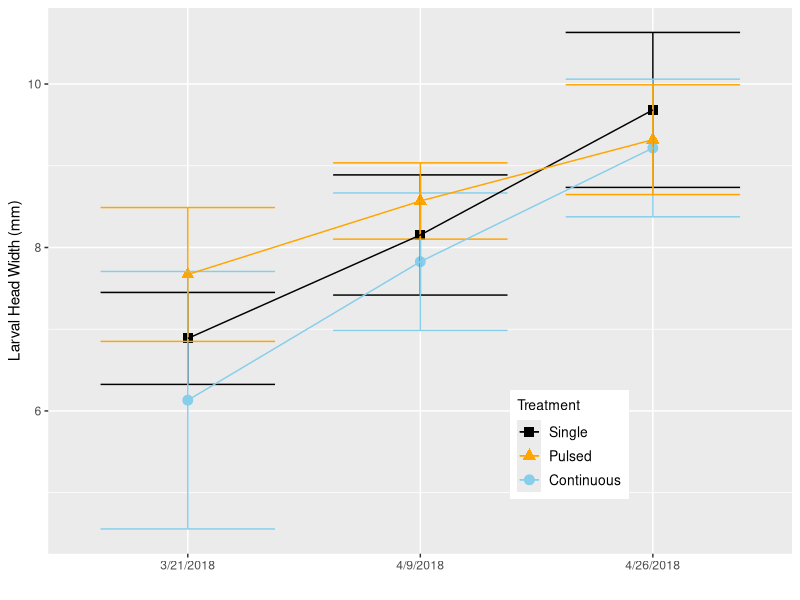
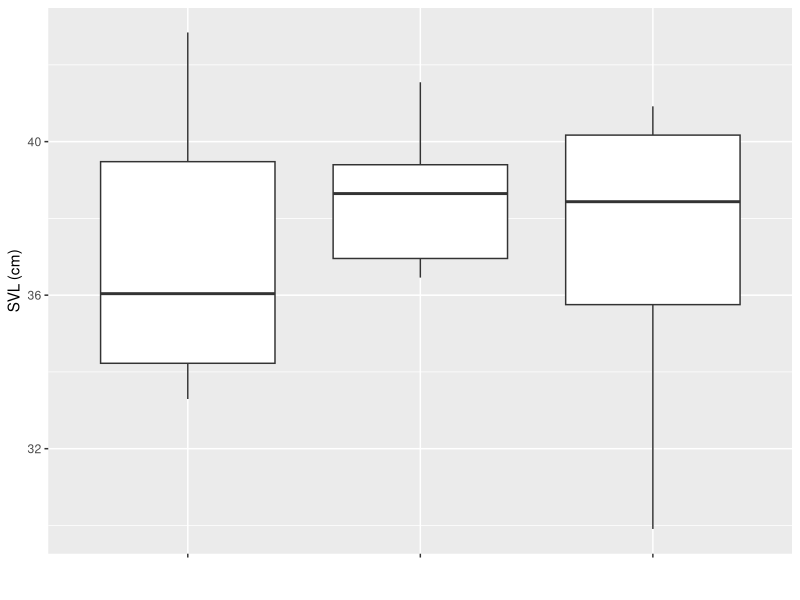
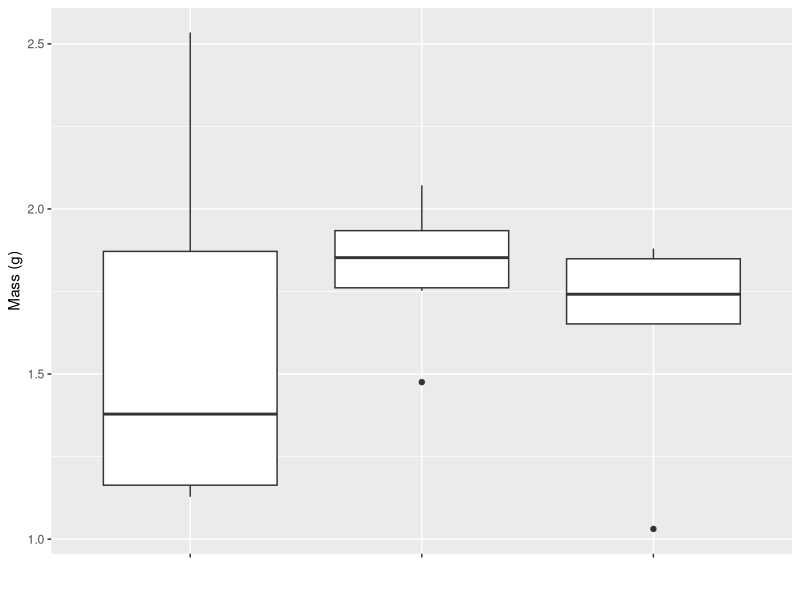
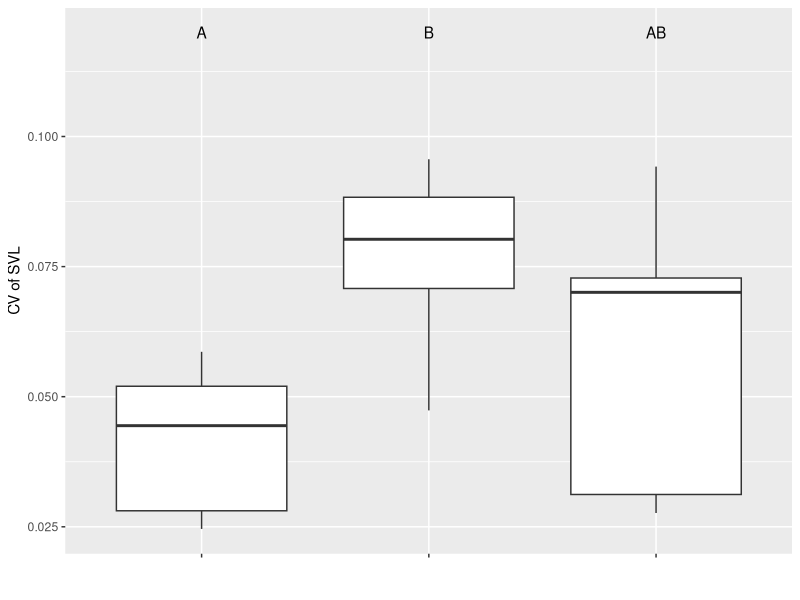
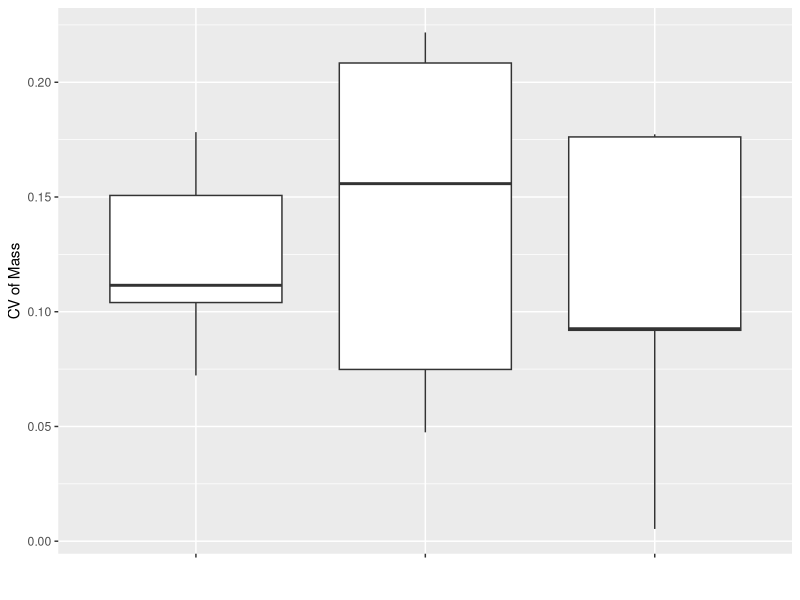
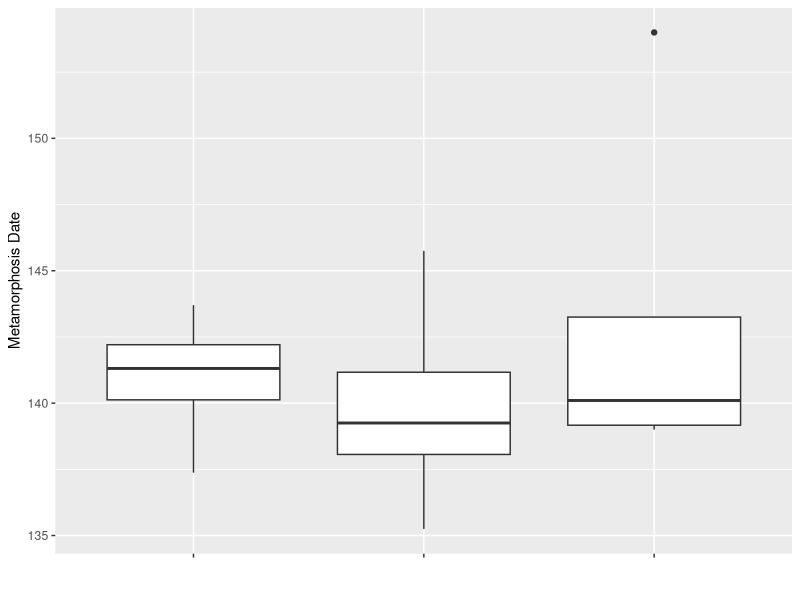
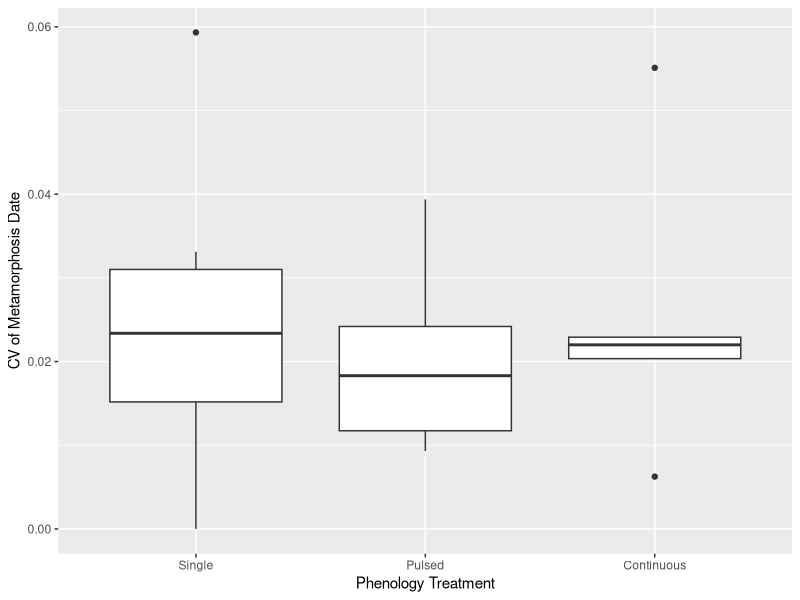
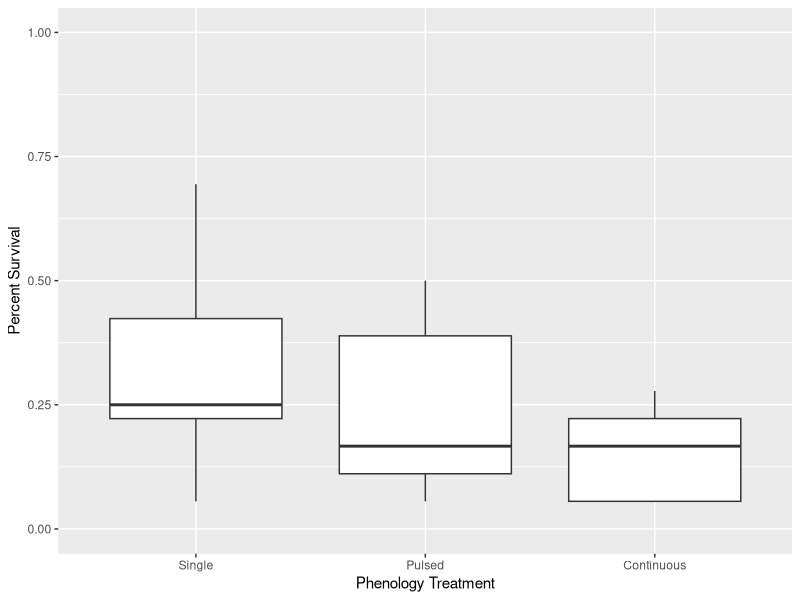

These figures' R source, in order: (Note: this script raises an error after producing the figures.)
###Phenological Variation in Ringed Salamanders###

#set working directory
setwd("C:/Users/Tom/Documents/GitRepos/AnnulatumPhenologicalVariation/")

#clear workspace
rm(list=ls())

#load necessary packages
library(dplyr)
library(tidyr)
library(ggplot2)
library(car)
library(vegan)
library(cowplot)
library(nlme)
library(emmeans)
library(lme4)

#Make function to change dates
extrdate<-function(dat,name){
  dat$Year<-as.numeric(format(as.Date(as.character(dat[,name]),"%m/%d/%Y"),"%Y"))
  dat$Month<-as.numeric(format(as.Date(as.character(dat[,name]),"%m/%d/%Y"),"%m"))
  dat$Day<-as.numeric(format(as.Date(as.character(dat[,name]),"%m/%d/%Y"),"%d"))
  dat$Jdate<-as.numeric(format(as.Date(as.character(dat[,name]),"%m/%d/%Y"),"%j"))
  return(dat)
}

#load data
meta_size<-read.csv("Data/metamorph_size.csv",na.strings = c("-"))
larv_size <- read.csv("Data/larval_size.csv")
tank_key<-read.csv("Data/tank_key.csv",na.strings = c("-"))
larv_surv<-read.csv("Data/larval_survival.csv",na.strings = c("-"))
chla<-read.csv("Data/chla.csv")
zoop<-read.csv("Data/zooplankton.csv")

#Combine and extract relevant
meta_size<-merge(meta_size,tank_key,all=T,by="Tank")
larv_surv<-merge(larv_surv,tank_key,by="Tank")
chla<-merge(chla,tank_key,by.x="Sample",by.y="Tank")

#extract month, day, year information and add Julian date column
meta_size<-extrdate(meta_size,name="Date")
larv_size<-extrdate(larv_size,name="Date")
larv_surv<-extrdate(larv_surv,name="Date")
chla<-extrdate(chla,name="DateCollected")
zoop<-extrdate(zoop,name="Date_Sampled")

#Attach larval counts at end of experiment to rest of data to calculate survival
meta_size<-bind_rows(meta_size,larv_surv)

#Calculate quantity of metamorphs 
meta_size$Quantity<-ifelse(is.na(meta_size$Quantity),1,meta_size$Quantity)

# Annulatum Larval Results ------------------------------------------------

#Take the average, sd and cv of each tank for larval size
larvdat<-larv_size%>%
  group_by(Tank,Treatment,Jdate,Date)%>%
  summarise(meanHW=mean(HW,na.rm=T),sdHW=sd(HW,na.rm=T),cvHW=sdHW/meanHW)

#take the treatment average, sd of each quantity above to plot means +/- SD
larv_plotdat<-larvdat%>%
  group_by(Treatment,Jdate,Date)%>%
  summarise(mean_mean=mean(meanHW,na.rm=T),mean_sd=mean(sdHW,na.rm=T),mean_cv=mean(cvHW,na.rm=T),
            sd_mean=sd(meanHW,na.rm=T),sd_sd=sd(sdHW,na.rm=T),sd_cv=sd(cvHW,na.rm=T))

#generate error bars for both mean and CV of head width
lim.mean<-aes(ymax=larv_plotdat$mean_mean+larv_plotdat$sd_mean,ymin=larv_plotdat$mean_mean-larv_plotdat$sd_mean)
lim.cv<-aes(ymax=larv_plotdat$mean_cv+larv_plotdat$sd_cv,ymin=larv_plotdat$mean_cv-larv_plotdat$sd_cv)

#Plot mean larval head width
mean.pl<-ggplot(larv_plotdat,aes(Date,mean_mean,shape=Treatment,group=Treatment,color=Treatment,shape=Treatment))+
  geom_point(size=3)+geom_errorbar(lim.mean,width=0.75)+
  geom_line()+labs(y="Larval Head Width (mm)",x="")+
  scale_x_discrete(limits=c("3/21/2018","4/9/2018","4/26/2018"))+
  scale_color_manual(values=c("black","orange","skyblue"),breaks=c("one_date","three_dates","six_dates"),labels=c("Single","Pulsed","Continuous"))+
  theme(legend.position=c(0.7,0.2),legend.text=element_text(size=10),legend.title=element_text(size=10))+
  scale_shape_manual(values=c(15,17,19),breaks=c("one_date","three_dates","six_dates"),labels=c("Single","Pulsed","Continuous"))
mean.pl

#Plot CV of larval head width
cv.pl<-ggplot(larv_plotdat,aes(Date,mean_cv,shape=Treatment,group=Treatment,color=Treatment))+
  geom_point(size=3)+
  geom_errorbar(lim.cv,width=0.75)+
  geom_line()+
  scale_x_discrete(limits=c("3/21/2018","4/9/2018","4/26/2018"))+
  labs(y="CV of Larval HW",x="Julian Date")+
  theme(legend.position = "none")+
  scale_color_manual(values=c("black","orange","skyblue"))+
  scale_shape_manual(values=c(15,17,19),breaks=c("one_date","three_dates","six_dates"),labels=c("Single","Pulsed","Continuous"))

#save plot as .tiff file
tiff("Results/Fig1.tiff",height=7,width=3.5,units="in",res=600,compression=c("lzw"))
plot_grid(mean.pl,cv.pl,ncol=1,labels=c("A","B"),align="hv")
dev.off()

#Analyze Growth Rates
growthmod<-lme(meanHW~Treatment*Jdate,random=~Jdate|Tank,data=larvdat,na.action=na.omit)
summary(growthmod)
Anova(growthmod,type =3, test.statistic="F")

cvmod<-lme(cvHW~Treatment+Jdate,random=~Jdate|Tank,data=larvdat,na.action=na.omit)
summary(cvmod)
Anova(cvmod,test.statistic="F")


# Annulatum Metamorph Results ---------------------------------------------

#Aggregate annulatum metamorphosis data
aman_dat<-meta_size%>%
  filter(Species=="AMAN",Treatment!="Control")%>%
  group_by(Treatment,Tank)%>%
  summarise(SVL_mean=mean(SVL*10,na.rm=T),Mass_mean=mean(Mass,na.rm=T),Day_mean=mean(Jdate,na.rm=T),
            SVL_sd=sd(SVL*10,na.rm=T),Mass_sd=sd(Mass,na.rm=T),Day_sd=sd(Jdate,na.rm=T),
            SVL_cv=SVL_sd/SVL_mean,Mass_cv=Mass_sd/Mass_mean,Day_cv=Day_sd/Day_mean,
            Quantity=sum(Quantity,na.rm=T))%>%
  complete(Tank)
aman_dat$Quantity<-ifelse(is.na(aman_dat$Quantity),0,aman_dat$Quantity)

#plot annulatum data by treatment
aa.svl.pl<-ggplot(aman_dat,aes(Treatment,SVL_mean))+
  geom_boxplot()+labs(y="SVL (cm)",x="")+
  scale_x_discrete(labels=c("","",""));aa.svl.pl
aa.mass.pl<-ggplot(aman_dat,aes(Treatment,Mass_mean))+
  geom_boxplot()+
  labs(y="Mass (g)",x="")+
  scale_x_discrete(labels=c("","",""));aa.mass.pl
aa.svlcv.pl<-ggplot(aman_dat,aes(Treatment,SVL_cv))+
  geom_boxplot()+
  labs(y="CV of SVL",x="")+
  scale_x_discrete(labels=c("","",""))+
  annotate(geom="text",x=c(1,2,3),y=0.12,label=c("A","B","AB"));aa.svlcv.pl
aa.masscv.pl<-ggplot(aman_dat,aes(Treatment,Mass_cv))+
  geom_boxplot()+
  labs(y="CV of Mass",x="")+
  scale_x_discrete(labels=c("","",""));aa.masscv.pl
aa.day.pl<-ggplot(aman_dat,aes(Treatment,Day_mean))+
  geom_boxplot()+
  labs(y="Metamorphosis Date",x="")+
  scale_x_discrete(labels=c("","",""));aa.day.pl
aa.daycv.pl<-ggplot(aman_dat,aes(Treatment,Day_cv))+
  geom_boxplot()+
  labs(y="CV of Metamorphosis Date",x="Phenology Treatment")+
  scale_x_discrete(labels=c("Single","Pulsed","Continuous"));aa.daycv.pl
aa.surv.pl<-ggplot(aman_dat,aes(Treatment,Quantity/36))+
  geom_boxplot()+lims(y=c(0,1))+
  labs(y="Percent Survival",x="Phenology Treatment")+
  scale_x_discrete(labels=c("Single","Pulsed","Continuous"));aa.surv.pl

#save plot as .tiff file
tiff("Results/Fig2.tiff",res=600,height=10.5,width=7,units="in",compression=c("lzw"))
plot_grid(aa.svl.pl,aa.svlcv.pl,aa.mass.pl,aa.masscv.pl,aa.day.pl,aa.daycv.pl,aa.surv.pl,
          ncol=2,align="hv",labels=LETTERS[1:7])
dev.off()

#Annulatum analysis
svl.mod<-lm(SVL_mean~Treatment,data=aman_dat)
svlcv.mod<-lm(SVL_cv~Treatment,data=aman_dat)
mass.mod<-lm(Mass_mean~Treatment,data=aman_dat)
masscv.mod<-lm(Mass_cv~Treatment,data=aman_dat)
day.mod<-lm(Day_mean~Treatment,data=aman_dat)
daycv.mod<-lm(Day_cv~Treatment,data=aman_dat)
surv.mod<-glmer(cbind(Quantity,36-Quantity)~Treatment+(1|Tank),data=aman_dat,binomial)
Anova(svl.mod)
Anova(svlcv.mod)
Anova(mass.mod)
Anova(masscv.mod)
Anova(day.mod)
Anova(daycv.mod)
Anova(surv.mod)
summary(svl.mod)
summary(svlcv.mod)
summary(mass.mod)
summary(masscv.mod)
summary(day.mod)
summary(daycv.mod)
summary(surv.mod)

# Prey Results ------------------------------------------------------------

#Calculate prey survival and diversity
surv_wide<-meta_size%>%
  filter(Treatment!="Control")%>%
  group_by(Tank,Species)%>%
  summarise(Quantity=sum(Quantity,na.rm=T))%>%
  spread(key=Species,value = Quantity,fill = "0")
surv_wide<-sapply(as.data.frame(surv_wide),as.numeric)
AMSP<-surv_wide[,"AMMA"]+surv_wide[,"AMTE"]
surv_wide<-as.data.frame(cbind(surv_wide,AMSP))
surv_wide$Diversity<-diversity(surv_wide[,c("BUAM","PSFE","RASP","HYLA","AMSP")])
surv_wide$Richness<-apply(surv_wide[,c("BUAM","PSFE","RASP","HYLA","AMSP")],1,function(x){sum(x>0)})

#merge with larval and metamorph annulatum data
all_wide<-merge(surv_wide,tank_key,by="Tank")
all_wide<-merge(all_wide,aman_dat[,c('Tank','Treatment','SVL_mean','Day_mean')],by=c("Tank","Treatment"),all=T)
all_wide<-merge(all_wide,larvdat[larvdat$Jdate==80,c("Tank","meanHW")],by="Tank",all=T)

#calculate survival
all_wide$TotalSurvival<-rowSums(all_wide[,c("AMSP","BUAM","PSFE","HYLA","RASP")],na.rm=T)
all_wide$TotalInitial<-rowSums(all_wide[,c("InitialAMMA","InitialBUAM","InitialPSFE","InitialHYLA","InitialRASP")],na.rm=T)
all_wide$PercentSurvival<-all_wide$TotalSurvival/all_wide$TotalInitial

#Analyze total survival of amphiban prey
totsurv.mod<-glmer(cbind(TotalSurvival,TotalInitial-TotalSurvival)~Treatment*meanHW+AMAN+(1|Tank),data=all_wide,family=binomial)
Anova(totsurv.mod)
pairs(emmeans::emmeans(totsurv.mod,specs="Treatment"))

#re-run model ignoring potential outlier HW value
summary(update(totsurv.mod,subset=c(meanHW>5)))
Anova(update(totsurv.mod,subset=c(meanHW>5)))

#Analyze survival and diversity with predator size
div.size<-lm(Diversity~Treatment+meanHW,data=all_wide)
Anova(div.size)
summary(div.size)

#re-run model ignoring potential outlier HW value
summary(update(div.size,subset=c(meanHW>5)))

#Plot overall survival and diversity relationships
surv.trt.pl<-ggplot(all_wide,aes(Treatment,PercentSurvival))+
  geom_boxplot()+
  labs(y="Total Prey Percent Survival",x="")+
  scale_x_discrete(labels=c("Single","Pulsed","Continuous"),breaks=c("1 date","3 dates","6 dates"))+
  theme(axis.text.x=element_text(size=11))
surv.hw.pl<-ggplot(all_wide,aes(meanHW,PercentSurvival,group=Treatment))+
  geom_smooth(method = "glm", method.args = list(family = "binomial"),aes(color=Treatment),size=2,se=F)+
  geom_point(aes(shape=Treatment,color=Treatment),size=3)+
  labs(x="Mean Larval HW (mm)",y="")+
  scale_shape_manual(name="Treatment",label=c("Single","Pulsed","Continuous"),values=c(15,17,19))+
  scale_color_manual(name="Treatment",label=c("Single","Pulsed","Continuous"),values=c("black","orange","skyblue"))+
  theme(legend.position=c(0.7,0.8),legend.text=element_text(size=10),legend.title=element_text(size=10))
surv.aman.pl<-ggplot(all_wide,aes(AMAN,PercentSurvival))+
  geom_point(aes(shape=Treatment,color=Treatment),size=3)+
  geom_smooth(method = "glm", method.args = list(family = "binomial"),color="black",size=2,se=F)+
  labs(x=expression("Number of "~italic(A.~annulatum)),y="")+
  scale_shape_manual(name="Treatment",label=c("Single","Pulsed","Continuous"),values=c(15,17,19))+
  scale_color_manual(values=c("black","orange","skyblue"),name="Treatment",label=c("Low","Medium","High"))+
  theme(legend.position="none")
div.trt.pl<-ggplot(all_wide,aes(Treatment,Diversity))+
  geom_boxplot()+
  labs(y="Shannon Diversity",x="Treatment")+
  scale_x_discrete(labels=c("Single","Pulsed","Continuous"),breaks=c("1 date","3 dates","6 dates"))+
  lims(y=c(0,1.5))+
  theme(axis.text.x=element_text(size=11))
div.hw.pl<-ggplot(all_wide,aes(meanHW,Diversity))+
  geom_point(aes(shape=Treatment,color=Treatment),size=3)+
  geom_smooth(method = "lm",color="black",size=2,se=F)+
  scale_shape_manual(values=c(15,17,19))+
  scale_color_manual(values=c("black","orange","skyblue"))+
  labs(x="Mean Larval HW (mm)",y="")+
  lims(y=c(0,1.5))+theme(legend.position="none")

#generate survival summary data for each species for plotting
surv_dat<-all_wide%>%
  mutate(PerSurv_BUAM=BUAM/InitialBUAM,
         PerSurv_PSFE=PSFE/InitialPSFE,
         PerSurv_HYLA=HYLA/InitialHYLA,
         PerSurv_RASP=RASP/InitialRASP,
         PerSurv_AMSP=AMSP/InitialAMMA)%>%
  dplyr::select(Tank,Treatment,PerSurv_BUAM:PerSurv_AMSP)%>%
  gather(Species,Survival,PerSurv_BUAM:PerSurv_AMSP)

#generate color palette
cbbPalette <- c("#E69F00", "#56B4E9", "#009E73", "#F0E442", "#0072B2")
preysurv<-ggplot(surv_dat,aes(Treatment,Survival,fill=Species))+
  geom_boxplot()+
  labs(y="Percent Survival",x="Treatment")+
  lims(y=c(0,0.75))+
  scale_fill_manual(values=cbbPalette,name="",labels=c("AMSP","ANAM","HYLA","PSFE","RASP"))+
  theme(axis.text.x=element_text(size=11),legend.position = c(x=0.01,y=0.9),legend.direction = "horizontal",legend.text=element_text(size=10),legend.title=element_text(size=10))+
  scale_x_discrete(labels=c("Single","Pulsed","Continuous"),limits=c("1 date","3 dates","6 dates"))+
  guides(fill=guide_legend(nrow=2,byrow=TRUE))

#save plot as .tiff file
tiff("Results/Fig3.tiff",height=7,width=9,units="in",compression=c("lzw"),res=600)
plot_grid(surv.trt.pl,surv.hw.pl,surv.aman.pl,preysurv,div.trt.pl,div.hw.pl,
          align="hv",labels=c(LETTERS[1:6]),ncol=3,hjust=-2)
dev.off()

#Ambystoma analysis
amsp_dat<-meta_size%>% 
  filter(Species%in%c("AMMA","AMTE") & Treatment !="Control")%>%
  group_by(Treatment,Tank)%>%
  summarise(SVL_mean=mean(SVL*10,na.rm=T),Mass_mean=mean(Mass,na.rm=T),Day_mean=mean(Jdate,na.rm=T),
            SVL_sd=sd(SVL*10,na.rm=T),Mass_sd=sd(Mass,na.rm=T),Day_sd=sd(Jdate,na.rm=T),
            SVL_cv=SVL_sd/SVL_mean,Mass_cv=Mass_sd/Mass_mean,Day_cv=Day_sd/Day_mean,
            Quantity=sum(Quantity,na.rm=T))%>%
  complete(Tank)

#combine with annulatum data
amsp_dat<-merge(amsp_dat,all_wide[,c("Tank","AMAN","meanHW")],by="Tank")

#Analyze Ambystoma sp. responses
amsp.svl<-lm(SVL_mean~Treatment,data=amsp_dat)
amsp.mass<-lm(Mass_mean~Treatment,data=amsp_dat)
amsp.day<-lm(Day_mean~Treatment,data=amsp_dat)
amsp.surv<-glmer(cbind(AMSP,InitialAMMA-AMSP)~Treatment*meanHW+AMAN+(1|Tank),data=all_wide,family=binomial)
rbind(Anova(amsp.svl),Anova(amsp.mass),Anova(amsp.day))
Anova(amsp.svl)
Anova(amsp.mass)
Anova(amsp.day)
Anova(amsp.surv)

summary(amsp.svl)
summary(amsp.mass)
summary(amsp.day)
summary(amsp.surv)

#Plot Ambystoma responses in relation to phenology treatments
am.svl.pl<-ggplot(amsp_dat,aes(Treatment,SVL_mean))+
  geom_boxplot()+labs(y="SVL (cm)",x="")+
  scale_x_discrete(breaks=c("1 date","3 dates","6 dates"),labels=c("Single","Pulsed","Continuous"));am.svl.pl
am.mass.pl<-ggplot(amsp_dat,aes(Treatment,Mass_mean))+
  geom_boxplot()+
  labs(y="Mass (g)",x="")+
  scale_x_discrete(breaks=c("1 date","3 dates","6 dates"),labels=c("Single","Pulsed","Continuous"));am.mass.pl
am.day.pl<-ggplot(amsp_dat,aes(Treatment,Day_mean))+
  geom_boxplot()+
  labs(y="Date of Metamorphosis",x="")+
  scale_x_discrete(breaks=c("1 date","3 dates","6 dates"),labels=c("Single","Pulsed","Continuous"));am.day.pl
am.surv.pl<-ggplot(amsp_dat,aes(Treatment,Quantity/45))+
  geom_boxplot()+
  labs(y="Percent Survival")+
  scale_x_discrete(breaks=c("1 date","3 dates","6 dates"),labels=c("Single","Pulsed","Continuous"));am.surv.pl

#save plot as .tiff file
tiff("Results/FigA1.tiff",res=600,height=7,width=7,units="in",compression=c("lzw"))
plot_grid(am.svl.pl,am.mass.pl,am.day.pl,am.surv.pl,align="hv",labels=LETTERS[1:4])
dev.off()

#Plot Ambystoma responses in relation to annulatum density and size
fig4a<-ggplot(amsp_dat,aes(AMAN,Quantity/45))+
  geom_point(aes(shape=Treatment,color=Treatment),size=3)+lims(y=c(0,1))+
  geom_smooth(method="glm",method.args = list(family = "binomial"),se=F,color="black")+
  labs(y="Percent Survival",x=expression("Number of surviving"~italic(A.~annulatum)))+
  scale_shape_manual(values=c(15,17,19),breaks=c("1 date","3 dates","6 dates"),labels=c("Single","Pulsed","Continuous"))+
  scale_color_manual(values=c("black","orange","skyblue"),name="Treatment",label=c("Single","Pulsed","Continuous"),breaks=c("1 date","3 dates","6 dates"))+
  theme(legend.position=c(0.7,0.8),legend.text=element_text(size=10),legend.title=element_text(size=10))
fig4b<-ggplot(amsp_dat,aes(meanHW,Quantity/45))+
  geom_point(aes(shape=Treatment,color=Treatment),size=3)+lims(y=c(0,1))+
  geom_smooth(method="glm",method.args = list(family = "binomial"),se=F,aes(color=Treatment))+
  labs(y="",x="Mean Larval HW (mm)")+
  scale_shape_manual(values=c(15,17,19),breaks=c("1 date","3 dates","6 dates"),labels=c("Single","Pulsed","Continuous"))+
  scale_color_manual(values=c("black","orange","skyblue"),name="Treatment",label=c("Single","Pulsed","Continuous"),breaks=c("1 date","3 dates","6 dates"))+
  theme(legend.position="none")

#save plot as .tiff file
tiff("Results/Fig4.tiff",res=600,height=3.5,width=7,units="in",compression=c("lzw"))
plot_grid(fig4a,fig4b,ncol=2,labels=c("A","B"))
dev.off()

#RASP data aggregation
rasp_dat<-meta_size%>% 
  filter(Species=="RASP")%>%
  group_by(Treatment,Tank)%>%
  summarise(SVL_mean=mean(SVL*10,na.rm=T),Mass_mean=mean(Mass,na.rm=T),Day_mean=mean(Jdate,na.rm=T),
            SVL_sd=sd(SVL*10,na.rm=T),Mass_sd=sd(Mass,na.rm=T),Day_sd=sd(Jdate,na.rm=T),
            SVL_cv=SVL_sd/SVL_mean,Mass_cv=Mass_sd/Mass_mean,Day_cv=Day_sd/Day_mean,
            Quantity=sum(Quantity,na.rm=T))%>%
  complete(Tank)

#merge with annulatum data
rasp_dat<-merge(rasp_dat,all_wide[,c("Tank","AMAN","meanHW")],by="Tank")

#Plot RASP data
rs.svl.pl<-ggplot(rasp_dat,aes(Treatment,SVL_mean))+
  geom_boxplot()+
  labs(y="SVL (mm)",x="")+
  scale_x_discrete(breaks=c("1 date","3 dates","6 dates"),labels=c("Single","Pulsed","Continuous"));rs.svl.pl
rs.mass.pl<-ggplot(rasp_dat,aes(Treatment,Mass_mean))+
  geom_boxplot()+
  labs(y="Mass (g)",x="")+
  scale_x_discrete(breaks=c("1 date","3 dates","6 dates"),labels=c("Single","Pulsed","Continuous"));rs.mass.pl
rs.day.pl<-ggplot(rasp_dat,aes(Treatment,Day_mean))+
  geom_boxplot()+
  labs(y="Date of Metamorphosis",x="Treatment")+
  scale_x_discrete(breaks=c("1 date","3 dates","6 dates"),labels=c("Single","Pulsed","Continuous"));rs.day.pl
rs.surv.pl<-ggplot(rasp_dat,aes(Treatment,Quantity/200))+
  geom_boxplot()+
  labs(y="Percent Survival")+
  scale_x_discrete(breaks=c("1 date","3 dates","6 dates"),labels=c("Single","Pulsed","Continuous"));rs.surv.pl

#save plot as .tiff file
tiff("Results/FigA2.tiff",res=600,height=7,width=7,units="in",compression=c("lzw"))
plot_grid(rs.svl.pl,rs.mass.pl,rs.day.pl,rs.surv.pl,align="hv",labels=LETTERS[1:4])
dev.off()

#Plot RASP survival in relation to annulatum body size
rasp.aman.pl<-ggplot(all_wide,aes(meanHW,RASP/200))+
  geom_point(aes(shape=Treatment,color=Treatment),size=3)+
  geom_smooth(method="glm",method.args = list(family = "binomial"),se=F,color="black")+
  labs(y="Percent Survival",x="Mean Larval HW (mm)")+
  scale_shape_manual(values=c(15,17,19),breaks=c("1 date","3 dates","6 dates"),labels=c("Single","Pulsed","Continuous"))+
  scale_color_manual(values=c("black","orange","skyblue"),name="Treatment",label=c("Single","Pulsed","Continuous"),breaks=c("1 date","3 dates","6 dates"))+
  theme(legend.position=c(0.7,0.8),legend.text=element_text(size=10),legend.title=element_text(size=10))

#save plot as .tiff file
tiff("Results/FigA3.tiff",res=600,height=3.5,width=3.5,units="in",compression=c("lzw"))
rasp.aman.pl
dev.off()

#Analyze RASP responses
rasp.svl<-lm(SVL_mean~Treatment,data=rasp_dat)
rasp.mass<-lm(Mass_mean~Treatment,data=rasp_dat)
rasp.smi<-lm(SMI_mean~Treatment,data=rasp_dat)
rasp.day<-lm(Day_mean~Treatment,data=rasp_dat)
rasp.surv<-glmer(cbind(RASP,InitialRASP-RASP)~Treatment+meanHW+(1|Tank),data=all_wide,family=binomial)
Anova(rasp.svl)
Anova(rasp.mass)
Anova(rasp.day)
Anova(rasp.surv)
#re-run survival to see if HW outlier matters
Anova(update(rasp.surv,subset=c(meanHW>5)))

summary(rasp.svl)
summary(rasp.mass)
summary(rasp.day)
summary(rasp.surv)
#re-run survival to see if HW outlier matters
summary(update(rasp.surv,subset=c(meanHW>5)))

#analyze PSFE survival
psfe.surv<-glmer(cbind(PSFE,InitialPSFE-PSFE)~Treatment+(1|Tank),data=all_wide,family=binomial)
Anova(psfe.surv)

# Plankton Results --------------------------------------------------------

#Phytoplankton plots and analysis
chla.pl<-ggplot(filter(chla),aes(Treatment,log(TotChla_mgL)))+
  geom_boxplot()+
  scale_x_discrete(limits=c("1 date","3 dates","6 dates"),labels=c("Single","Pulsed","Continuous"))+
  labs(x="",y="log-Chl a (mg/L)");may_chla.pl

#combine with anuran and salamander data
surv_wide$TotAnurans<-rowSums(surv_wide[,c("BUAM","HYLA","PSFE","RASP")])
chla<-merge(surv_wide,chla,by.x=c("Tank"),by.y=c("Sample"),all=T)

#models
chla.mod<-lm(log(TotChla_mgL)~Treatment+AMAN+TotAnurans,data=chla,subset=c(DateCollected=="5/4/2018"))
Anova(chla.mod)
summary(chla.mod)

#combine zoolankton data with salamander data
zoop<-merge(surv_wide,zoop,by="Tank",all=T)

totzoop.pl<-ggplot(zoop,aes(Treatment,log1p(Total.L)))+
  geom_boxplot()+
  scale_x_discrete(limits=c("1 date","3 dates","6 dates"),labels=c("Single","Pulsed","Continuous"))+
  labs(x="Treatment",y="log-Total Zooplankton (per L)");may_totzoop.pl

#save plot as .tiff file
tiff("Results/FigA5.tiff",res=600,height=7,width=3.5,compression=c("lzw"),units="in")
plot_grid(chla.pl,totzoop.pl,ncol=1,labels=c("A","B"))
dev.off()

#Plankton analysis
tot.logmod<-lm(log1p(Total.L)~Treatment,data=zoop)
Anova(tot.logmod)
summary(tot.logmod)

tot.poismod<-glmer(Total.L~Treatment+(1|Tank),data=zoop,family="poisson")
Anova(tot.poismod)
tot.negbinmod<-glmer.nb(Total.L~Treatment+(1|Tank),data=zoop)
Anova(tot.negbinmod)

# Temporal Overlap --------------------------------------------------------

#Temporal overlap metrics
par(mfrow=c(3,2),mar=c(3,4,0,0))
hist(aman_dat$Day_mean-64)
rasp.ol<-mean(aman_dat$Day_mean-64,na.rm=T)

hist(aman_dat$Day_mean-70)
psfe.ol<-mean(aman_dat$Day_mean-70,na.rm=T)

hist(aman_dat$Day_mean-93)
amsp.ol<-mean(aman_dat$Day_mean-93,na.rm=T)

hist(aman_dat$Day_mean-97)
anam.ol<-mean(aman_dat$Day_mean-97,na.rm=T)

hist(aman_dat$Day_mean-129)
hyla.ol<-mean(aman_dat$Day_mean-129,na.rm=T)
